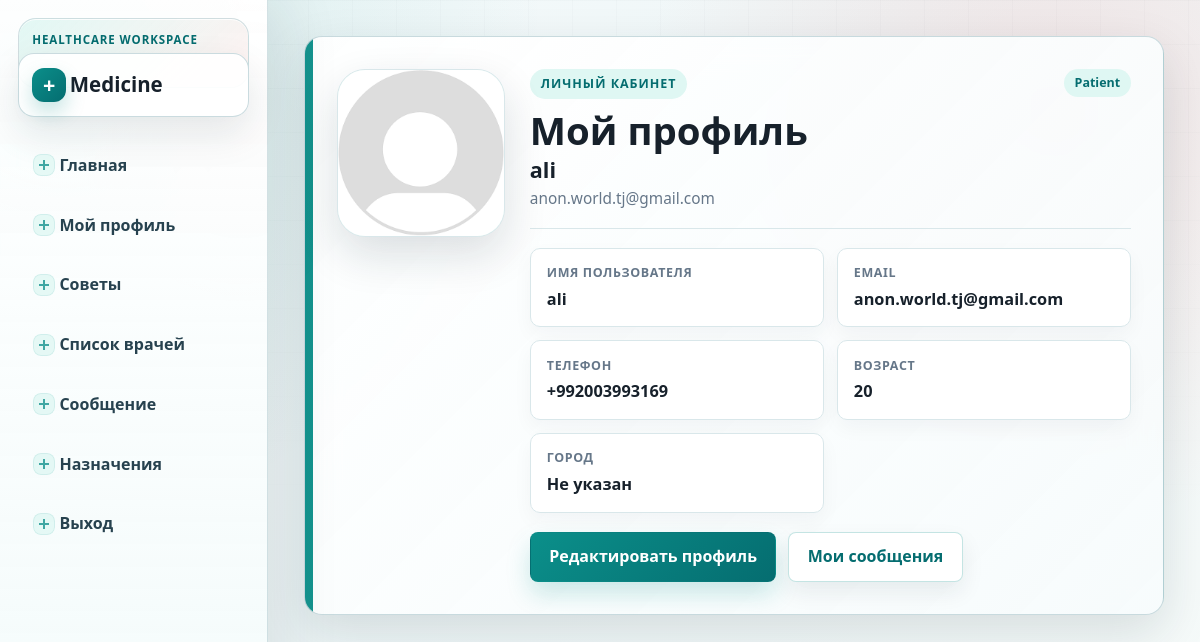
/my_profile/ (signed in), run on an earlier commit of the app's database.
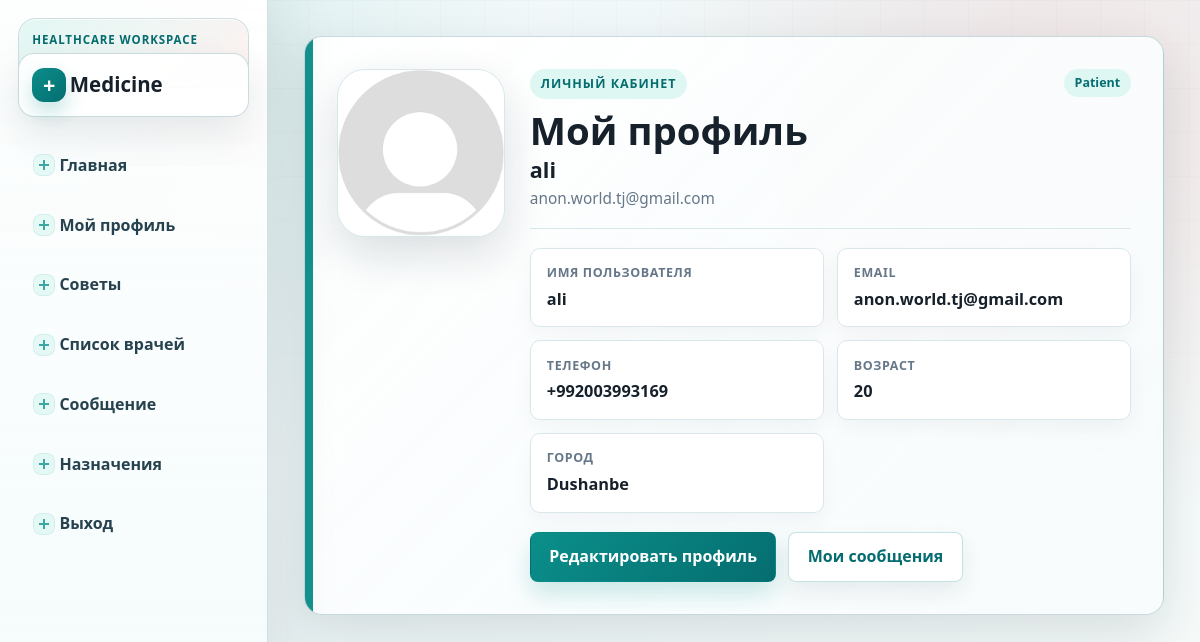
And on a later commit of the database.
### accounts/models.py (models this page shows, shortened)
class Profile(models.Model):
    ROLE_CHOICES = (
        ('patient', 'Patient'),
        ('doctor', 'Doctor'),
        ('admin', 'Admin'),
    )
    user=models.OneToOneField(settings.AUTH_USER_MODEL,on_delete=models.CASCADE,related_name='profile')
    age=models.PositiveIntegerField(null=True,blank=True)
    role = models.CharField(max_length=20, choices=ROLE_CHOICES, default='patient')
    phone=models.CharField(max_length=14,blank=True)
    city = models.CharField(max_length=50, blank=True)
    photo=models.ImageField(upload_to='users/',blank=True,null=True)

class User(AbstractUser):
    ROLE_CHOICES = (
        ('patient', 'Patient'),
        ('doctor', 'Doctor'),
        ('admin', 'Admin'),
    )
    role = models.CharField(
        max_length=20,
        choices=ROLE_CHOICES
    )
    phone = models.CharField(
        max_length=20,
        unique=True
    )
    age=models.PositiveIntegerField()
    city = models.CharField(max_length=50, blank=True)

### accounts/views.py (the view)
# urls.py: path("my_profile/",views.profile,name='my_profile'),
@login_required(login_url="/login/")
def profile(request):
    profile, created = Profile.objects.get_or_create(user=request.user)
    return render(request, "accounts/my_profile.html", {
        "profile": profile
    })

### templates/accounts/my_profile.html
{% extends "accounts/base.html" %}
{% block main %}
<main class="page account-page">
    <section class="account-profile panel">
        <div class="account-body">
            <div class="account-avatar">
            {% if profile.photo %}
                <img src="{{ profile.photo.url }}" alt="Profile photo">
            {% else %}
                <img src="/media/user.png" alt="Default avatar">
            {% endif %}
            </div>
            <div class="account-info">
                <div class="account-title">
                    <div>
                        <span class="eyebrow">Личный кабинет</span>
                        <h1>Мой профиль</h1>
                        <h2>{{ profile.user.username }}</h2>
                        <p class="muted">{{ profile.user.email|default:"Email не указан" }}</p>
                    </div>
                    <span class="badge badge-{{ profile.role }}">{{ profile.get_role_display }}</span>
                </div>
                <dl class="account-details">
                    <div>
                        <dt>Имя пользователя</dt>
                        <dd>{{ profile.user.username }}</dd>
                    </div>
                    <div>
                        <dt>Email</dt>
                        <dd>{{ profile.user.email|default:"Не указан" }}</dd>
                    </div>
                    <div>
                        <dt>Телефон</dt>
                        <dd>{{ profile.phone|default:profile.user.phone|default:"Не указан" }}</dd>
                    </div>
                    <div>
                        <dt>Возраст</dt>
                        <dd>{{ profile.age|default:profile.user.age|default:"Не указан" }}</dd>
                    </div>
                    <div>
                        <dt>Город</dt>
                        <dd>{{ profile.city|default:profile.user.city|default:"Не указан" }}</dd>
                    </div>
                </dl>
                <div class="account-actions">
                    <a class="button" href="{% url 'update_profile' %}">Редактировать профиль</a>
                    <a class="button secondary-button" href="{% url 'show_messages' %}">Мои сообщения</a>
                </div>
            </div>
        </div>
    </section>
</main>
{% endblock %}

What changed in the data, as far as the page shows it:
changed Profile "Patient": city "Не указан" → "Dushanbe"
